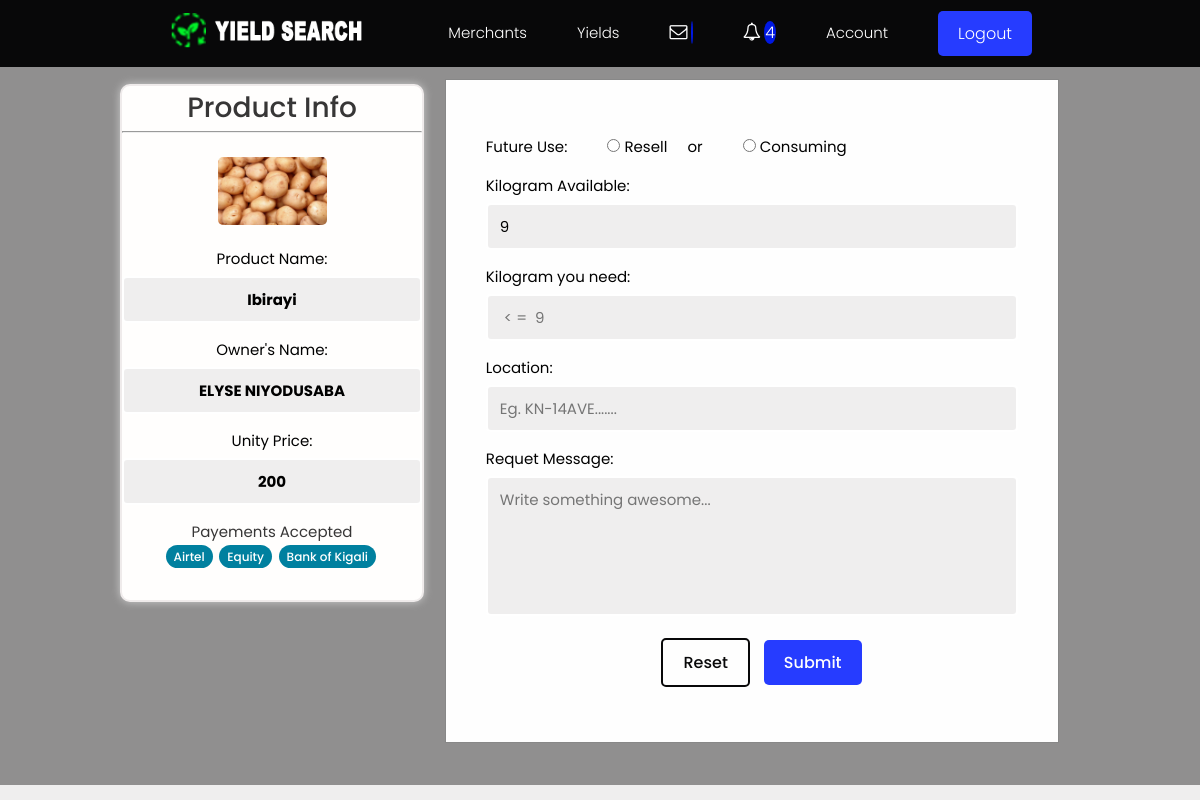
The page /products/checkout-product/ec0c931f78dd48ec87067e5d336c8d24/ (signed in) on the database its author committed.
### products/models.py (models this page shows, shortened)
class Product(models.Model):
    owner = models.ForeignKey(Profile, null=True, blank=True, on_delete=models.CASCADE, related_name='owner')
    name = models.ForeignKey('SingleProduct', default=uuid.uuid4, on_delete=models.CASCADE, null=True, related_name = 'product')
    description = models.TextField(null=True, blank=True)
    featured_image = models.ImageField(null=True, blank=True, default="default.jpg")
    quantity = models.PositiveIntegerField(null=True, blank=True, default=0)
    location = models.CharField(max_length=100, null=True, blank=True)
    payments = models.ManyToManyField('Payment', blank=True, default="In Hand")
    instock = models.BooleanField(blank=True, null=True, default=True)
    vote_total = models.IntegerField(default=0, null=True, blank=True)
    vote_ratio = models.IntegerField(default=0, null=True, blank=True)
    updated = models.DateTimeField(auto_now=True)
    created = models.DateTimeField(auto_now_add=True)
    id = models.UUIDField(default=uuid.uuid4, unique=True,primary_key=True, editable=True)
    class Meta:
        ordering = ['-vote_ratio', '-vote_total', '-created']
    @property
    def imageURL(self):
        try:
            url = self.featured_image.url
        except:
            url = ''
        return url

class SingleProduct(models.Model):
    name = models.CharField(max_length=200, null=True, blank=True, default="Ibirayi")
    price = models.PositiveIntegerField(null=True, blank=True, default=0)
    unity = models.CharField(max_length=200, null=True, blank=True, default="Kilogram")
    created = models.DateTimeField(auto_now_add=True)
    updated = models.DateTimeField(auto_now=True)
    id = models.UUIDField(default=uuid.uuid4, unique=True,
                          primary_key=True, editable=False)
    class Meta:
        verbose_name_plural = "Category"

class Payment(models.Model):
    name = models.CharField(max_length=200)
    created = models.DateTimeField(auto_now_add=True)
    id = models.UUIDField(default=uuid.uuid4, unique=True,
                          primary_key=True, editable=False)
    def __str__(self):
        return self.name

### users/models.py (models this page shows, shortened)
class Profile(models.Model):
    user = models.OneToOneField(
        User, on_delete=models.CASCADE, null=True, blank=True, related_name="profile")
    name = models.CharField(max_length=200, blank=True, null=True)
    email = models.EmailField(max_length=500, blank=True, null=True)
    username = models.CharField(max_length=200, blank=True, null=True)
    born = models.DateField(max_length=200, null=True, verbose_name="Date of Birth")
    username = models.CharField(max_length=200, blank=True, null=True)
    location = models.CharField(max_length=200, blank=True, null=True)
    nid = models.CharField(max_length=16, blank=True, null=True)
    bio = models.TextField(blank=True, null=True)
    profile_image = models.ImageField(
        null=True, blank=True, upload_to='profiles/', default="profiles/user-default.png")
    account = models.CharField(max_length=200, blank=True, null=True)
    phone1 = models.CharField(blank=True,  max_length=13,  null=True, help_text='Example +2507XXXXXXXXXXX')
    phone2 = models.CharField(blank=True,  max_length=13, null=True, help_text='Example +2507XXXXXXXXXXX')
    created = models.DateTimeField(auto_now_add=True)
    updated = models.DateTimeField(auto_now=True)
    id = models.UUIDField(default=uuid.uuid4, unique=True,
                          primary_key=True, editable=False)
    class Meta:
        ordering = ['created']

### products/views.py (the view)
# urls.py: path('checkout-product/<str:pk>/', views.checkOutProduct, name="checkout-product"),
@login_required(login_url="login")
def checkOutProduct(request, pk):
    if request.user.is_staff:
        return redirect('adminlog')
    if request.user.is_authenticated:
        check = request.user.profile
        if check.bio == None:
            messages.info(request, "Complete profile first!")
            return redirect('account')
        else:
            pass
    else:
        pass
    product = Product.objects.get(id=pk)
    profile = request.user.profile
    if product.owner == profile:
        messages.info(request, 'You can not buy your own product')
        return redirect('account')
    context = {'product': product}
    return render(request, 'products/checkout.html', context)

### products/templates/products/checkout.html (shortened to what this page needs)
{% extends 'main.html' %}
{% block content %}
<main class="settingsPage profile my-md opacBg">
  <div class="container ">
    <div class="layout">
      <div class="column column--1of3">
        <div class="card text-center info">
            <h4> Product Info</h4>
            <hr>
            <br>
           <img id="myModalImg" style="max-width:109px" alt="{{product.name.name}}" class="singleProject__preview"  src="{{ product.imageURL }}" alt="portfolio thumbnail" />
                        <div class="form__field">
                        <label for="formInput#text">Product Name: </label>
                        <input
                            class="input input--text"
                            id="formInput#text"
                            type="text"
                            name="text"
                            value = "{{product.name.name}}"
                            placeholder="Enter your full name" readonly
                        />
                        </div>
                        <div class="form__field">
                        <label for="formInput#text">Owner's Name: </label>
                        <input
                            class="input input--text"
                            id="formInput#text"
                            type="text"
                            name="text"
                            value = "{{product.owner.name}}" readonly
                        />
                        </div>
                        <div class="form__field">
                        <label for="formInput#text"> Unity Price: </label>
                        <input
                            class="input input--text"
                            id="formInput#text"
                            type="text"
                            name="text"
                            value = "{{product.name.price}}" readonly
                        />
                        </div>
                     <label for="formInput#text"> Payements Accepted </label><br>
                    {% for payment in product.payments.all|slice:'3' %}
                    <span class="tag tag--pill tag--main">
                        <small>{{payment}}</small>
                    </span>
                    {% endfor %}<br><br>
        </div>
      </div>
      <div class="column column--2of3 modal-contentForm">
                    <form action="{% url 'process-order' product.owner.id %}" class="form" method="POST">
                        <div class="form__field">
                            <label for="formInput#text"> Future Use:
                                &nbsp;&nbsp;&nbsp;&nbsp;&nbsp;&nbsp;&nbsp;&nbsp;
                                <input type="radio" class="radio" name="choice" value="Resell" required> Resell
                                &nbsp;&nbsp;&nbsp;&nbsp;or &nbsp;&nbsp;&nbsp;&nbsp;&nbsp;&nbsp;&nbsp;&nbsp;
                                <input type="radio" class="radio" name="choice" value="Consuming" required> Consuming
                            </label>
                        <div class="form__field">
                             <label for="formInput#text"> {{product.name.unity}} Available: </label>
                        <input class="input input--text" id="formInput#text"
                            type="number" name="TotalQuantity"
                            value = "{{product.quantity}}"  readonly
                        />
                        </div>
                        <div class="form__field">
                        <label for="formInput#text">  {{product.name.unity}} you need: </label>
                        <input
                            class="input input--text"
                            id="number-field"
                            placeholder = " < =  {{product.quantity}}"
                            type="number" required
                            name="quantityNeeded"
                            value = ""
                        />
                        </div>
                        <div class="form__field">
                        <label for="formInput#text"> Location: </label>
                        <input
                            class="input input--text" required
                            id="formInput#text" placeholder="Eg. KN-14AVE......."
                            type="text"
                            name="location"
                            value = ""
                        />
                        </div>
                        <div class="form__field">
                        <label for="formInput#textarea">Requet Message: </label>
                        <textarea
                            class="input input--textarea"
                            name="reason"
                            id="formInput#textarea"
                            placeholder="Write something awesome..."
                        ></textarea>
                        </div>
                        <div class="form__field form__field--action center">
                            <input class="btn btn--sub--outline" type="reset" value="Reset" />
                            <input class="btn btn--sub" type="submit" value="Submit" />
                        </div>
                        </form>
      </div>
    </div>
  </div>
</main>
{% endblock %}

### static/styles/app.css (style rules this page uses)
:root { --color-sub: #080809; }
.btn--sub { background-color: var(--color-sub-light); }
.card { border: 2px solid var(--color-light); }
img { width: 100%; }
.tag { padding: 0.2rem 0.8rem; }

### static/styles/main.css (style rules this page uses)
body { font-size: 1.5rem; }
p, span, strong { font-size: 1.6rem; color: var(--color-text); font-weight: var(--font-regular); }
.my-md { margin: 1rem auto; }
:root { --color-text: #373636; --color-success: #000; --color-sub-light:#0018e3; }
.btn { background-color: #263cff; }
.card { border:2px solid #efebeb; box-shadow: 0px 0px 9px #ccc; }
.form__label, .form__field > label { display: block; margin-bottom: 0.5rem; color: #000; }
input, select, textarea { color: #000; }
textarea { resize: none; height: 10rem; }
.center { margin-left: 33%; }
.modal-contentForm { background-color: #fefefe; margin: auto; overflow: auto; width: 50%; padding: 4rem; border: 1px solid #888; }
.opacBg { margin: 0; padding: 1.2rem 0; background-color: rgba(0,0,0,0.4); }
.info input.input[type='text'] { padding-left: auto; text-align: center; padding-right: auto; cursor:auto; color: #000; font-weight: bold; width: 300px; max-width: 100%; }
#myModalImg { border-radius: 5px; cursor: pointer; transition: 0.3s; }
.radio { padding-left: 1.3rem; }

### static/uikit/styles/modules/_variables.css (style rules this page uses)
:root { --color-main: #fff; --color-main-light: #00809f; --color-sub: #3f4156; --color-sub-light: #434eab; --color-sub-lighter: #ededfd; --color-text: #737373; --color-gray: #8b8b8b; --color-light: #fff; --color-light-gray: #767676; --color-bg: #efeeee; --color-white: #fffefd; --color-white-light: #f3f3f3; --color-success: #359e64; --color-success-bg: #def8e8; --color-error: #fc4b0b; --color-error-bg: #fff2ee; --font-base: "Poppins", arial, helvetica, "Segoe UI", roboto, ubuntu, sans-serif; --font-monospace: "Fira Code", "Courier New", courier, monospace; --font-regular: 300; --font-medium: 500; --font-bold: 700; --generic-shadow: 1px 1px 5px #00000010; --generic-transition: all 0.3s ease-in-out; }

### static/uikit/styles/modules/_base.css (style rules this page uses)
* { margin: 0; padding: 0; box-sizing: border-box; text-rendering: optimizeLegibility; color: inherit; font-size: inherit; }
html { font-size: 50%; }
@media only screen and (min-width: 480px) { html { font-size: 56.25%; } }
@media only screen and (min-width: 1200px) { html { font-size: 62.5%; } }
body { line-height: 1.6; font-weight: 400; font-size: 1.5rem; color: var(--color-text); background-color: var(--color-bg); min-height: 100vh; }

### static/uikit/styles/modules/_typography.css (style rules this page uses)
* { font-family: var(--font-base); }
h4 { font-size: 2.8rem; font-weight: var(--font-medium); }
p, span, strong { font-size: 1.6rem; color: var(--color-text); font-weight: var(--font-regular); }

### static/uikit/styles/modules/_utilities.css (style rules this page uses)
.container { width: 92%; max-width: 165rem; margin: 0 auto; box-sizing: border-box; }
@media screen and (min-width: 1000px) { .container { width: 90%; } }
@media screen and (min-width: 1200px) { .container { width: 80%; } }
.text-center { text-align: center; }
.my-md { margin: 3rem auto; }

### static/uikit/styles/modules/_button.css (style rules this page uses)
.btn { display: inline-block; position: relative; cursor: pointer; background-color: var(--color-light); font-weight: var(--font-medium); color: var(--color-sub); text-decoration: none; padding: 1rem 2rem; border-radius: 0.5rem; border: none; width: -webkit-fit-content; width: -moz-fit-content; width: fit-content; height: -webkit-fit-content; height: -moz-fit-content; height: fit-content; font-size: 1.6rem; outline-width: 0; outline-color: transparent; -webkit-backface-visibility: hidden; backface-visibility: hidden; transition: all 0.3s ease-in-out; }
.btn--sub { background-color: var(--color-sub); color: var(--color-white); }
.btn.btn--sub--outline { background-color: transparent; color: var(--color-sub); border: 2px solid var(--color-sub); }

### static/uikit/styles/modules/_card.css (style rules this page uses)
.card { border-radius: 1rem; background-color: var(--color-white); border: 1.5px solid var(--color-light); width: auto; height: auto; margin-top: 0.5rem; margin-bottom: 0.5rem; overflow: hidden; }

### static/uikit/styles/modules/_tag.css (style rules this page uses)
.tag { display: inline-flex; align-items: center; background-color: var(--color-sub); height: -webkit-fit-content; height: -moz-fit-content; height: fit-content; width: -webkit-fit-content; width: -moz-fit-content; width: fit-content; border-radius: 0.5rem; padding: 0.5rem 1.5rem; font-size: 1.2rem; cursor: pointer; }
.tag:not(:last-child) { margin-right: 0.25rem; margin-bottom: 0.75rem; }
.tag > small { color: var(--color-white); }
.tag--pill { border-radius: 5rem; }
.tag--main, .tag--main > small { background: var(--color-main-light); color: var(--color-main); font-weight: 500; }

### rows shown on the page
Product: imageURL (picture), text "Ibirayi", text "ELYSE NIYODUSABA", text "200", name.unity "Kilogram", TotalQuantity "9", quantityNeeded "< = 9"
Payment: name "Airtel"
Payment: name "Equity"
Payment: name "Bank of Kigali"
